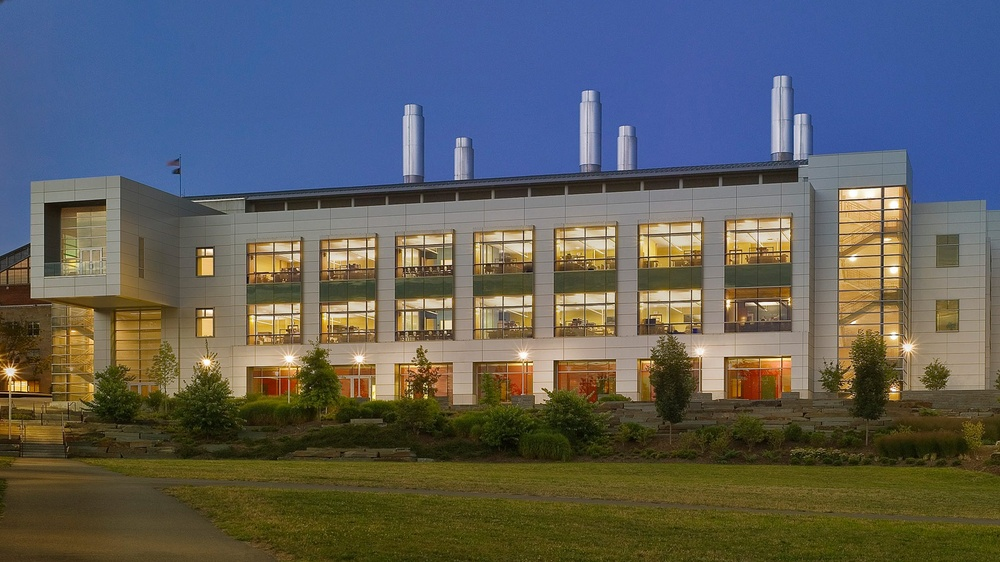
#> input picture object_tracking/duffield.jpg, 1000 x 562 px, shrunk from 1600 x 900 before the run
$ python opencv_intro.py
#> lines starting #> are read from the running program, lines starting #| are printed output that depends on the picture
import numpy as np
import cv2

# Load a color image in grayscale
img = cv2.imread('duffield.jpg',0)
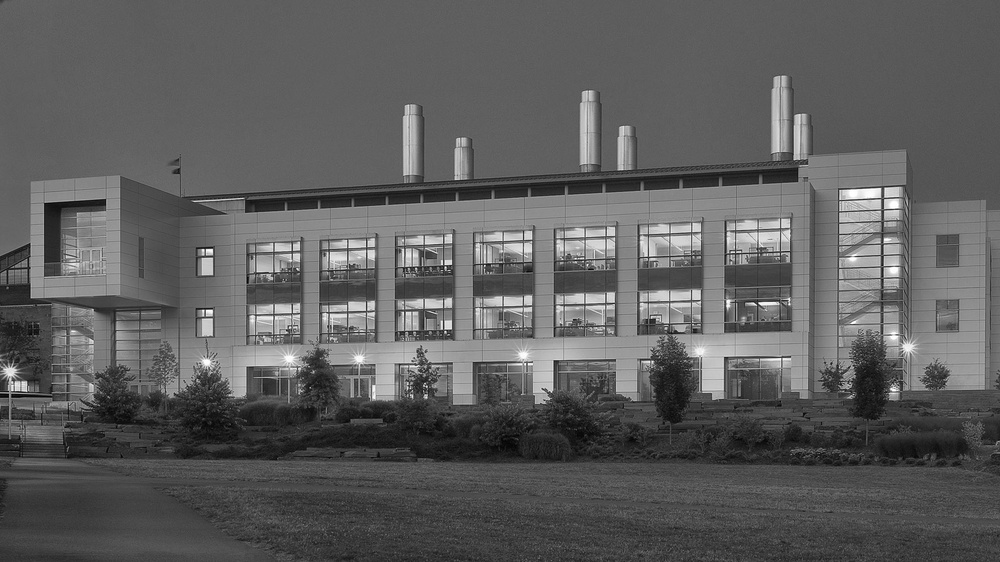
#> img: shape (562, 1000); min 0, max 255, mean 93.5
#cv2.imshow('image',img)
cv2.waitKey(0)
cv2.destroyAllWindows()

$ run again, with object_tracking/McGrawTower.jpg copied over object_tracking/duffield.jpg
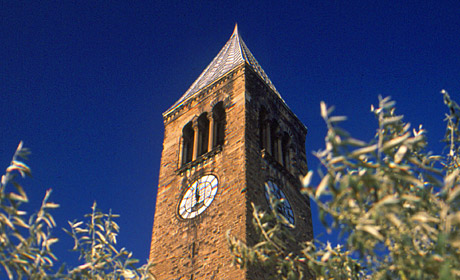
#> input picture object_tracking/McGrawTower.jpg, 460 x 280 px
#> `img = cv2.imread('duffield.jpg',0)`:
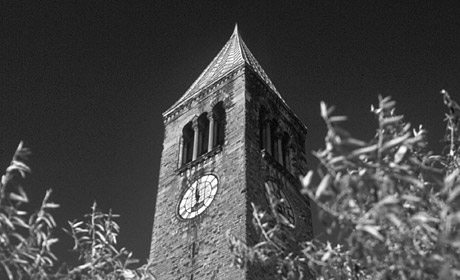
#> img: shape (280, 460); min 0, max 255, mean 71.7

$ run again, with object_tracking/clock_tower.jpg copied over object_tracking/duffield.jpg
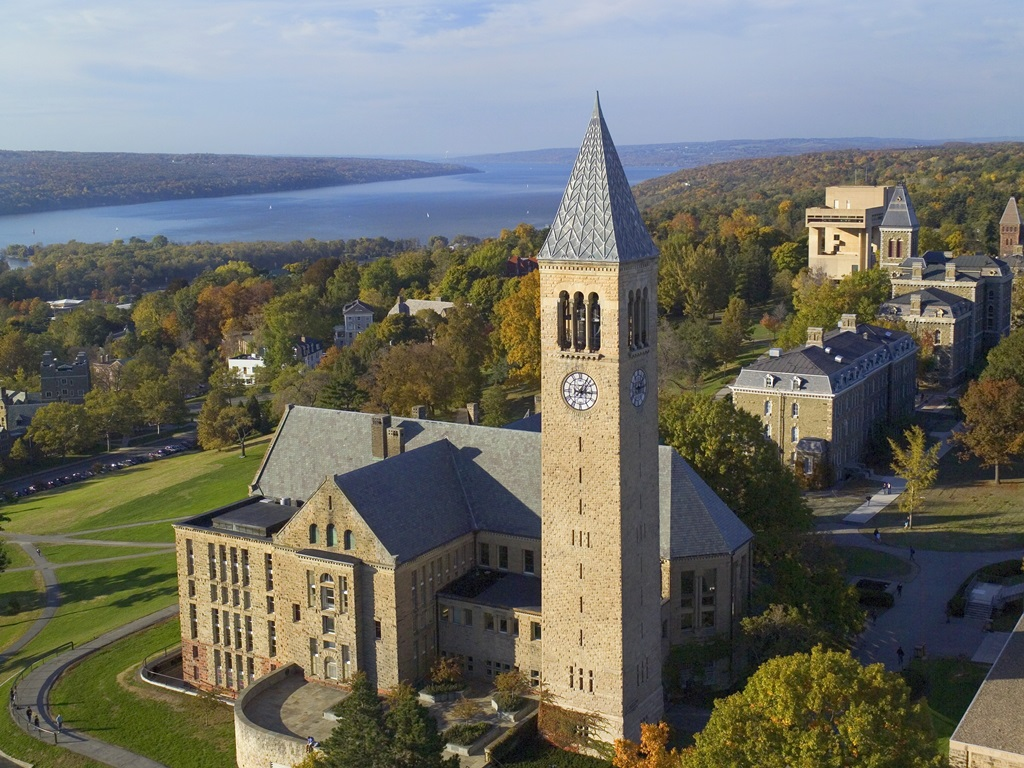
#> input picture object_tracking/clock_tower.jpg, 1024 x 768 px
#> `img = cv2.imread('duffield.jpg',0)`:
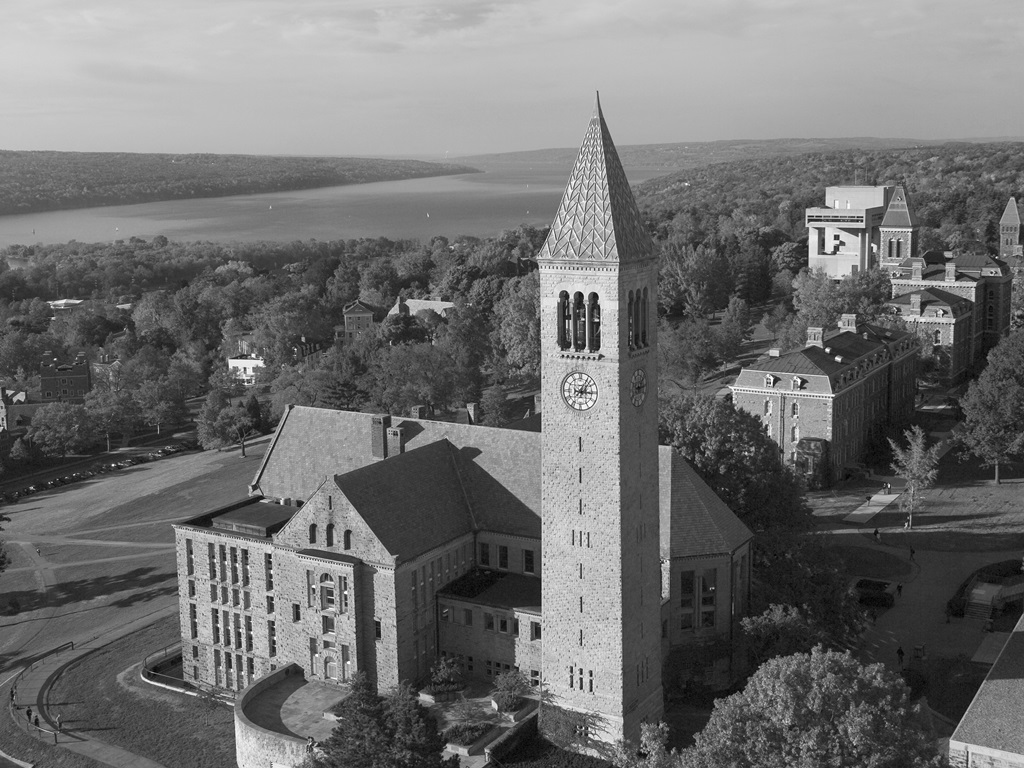
#> img: shape (768, 1024); min 0, max 255, mean 110.7
